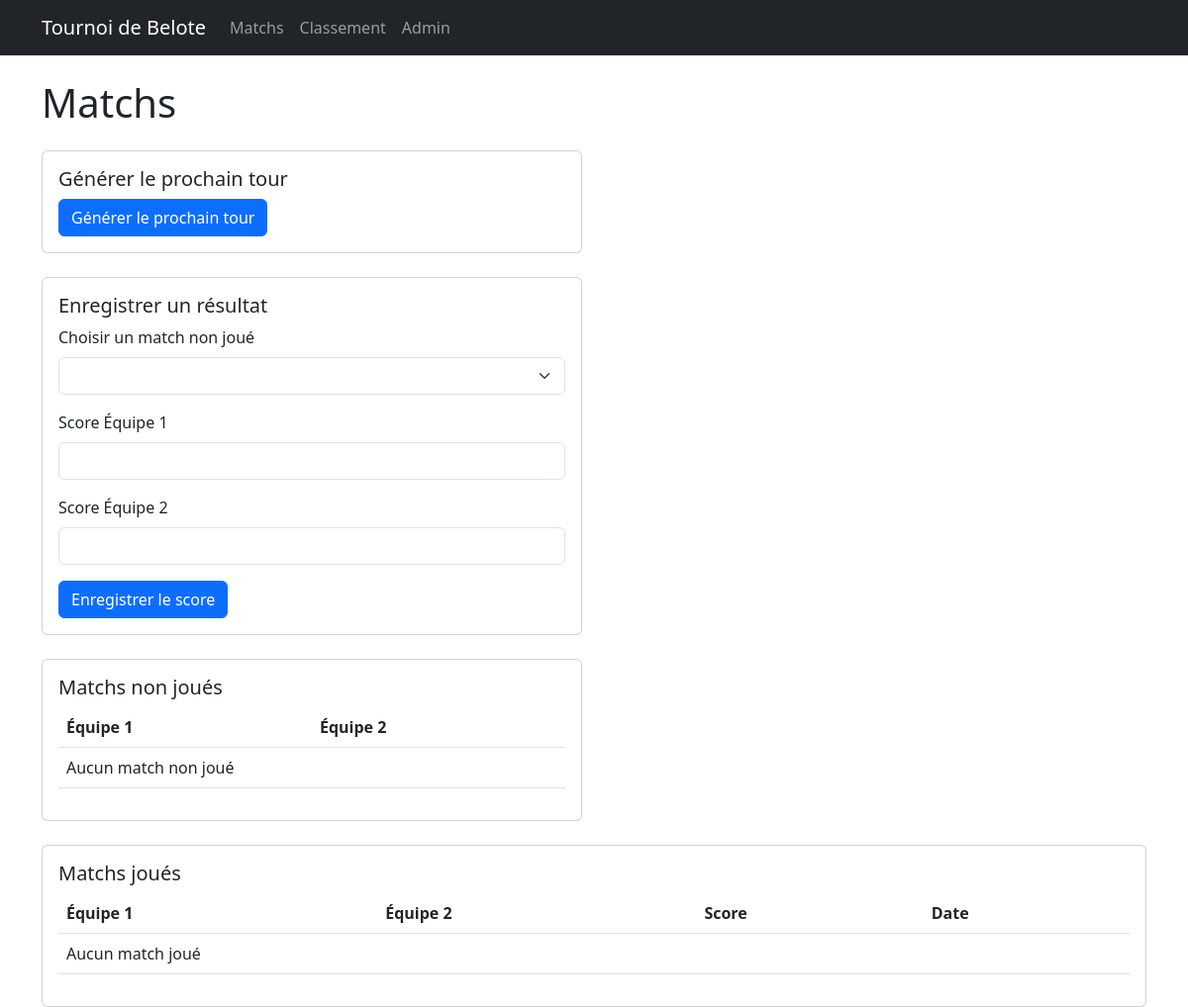
Page /matches on the earlier database version.
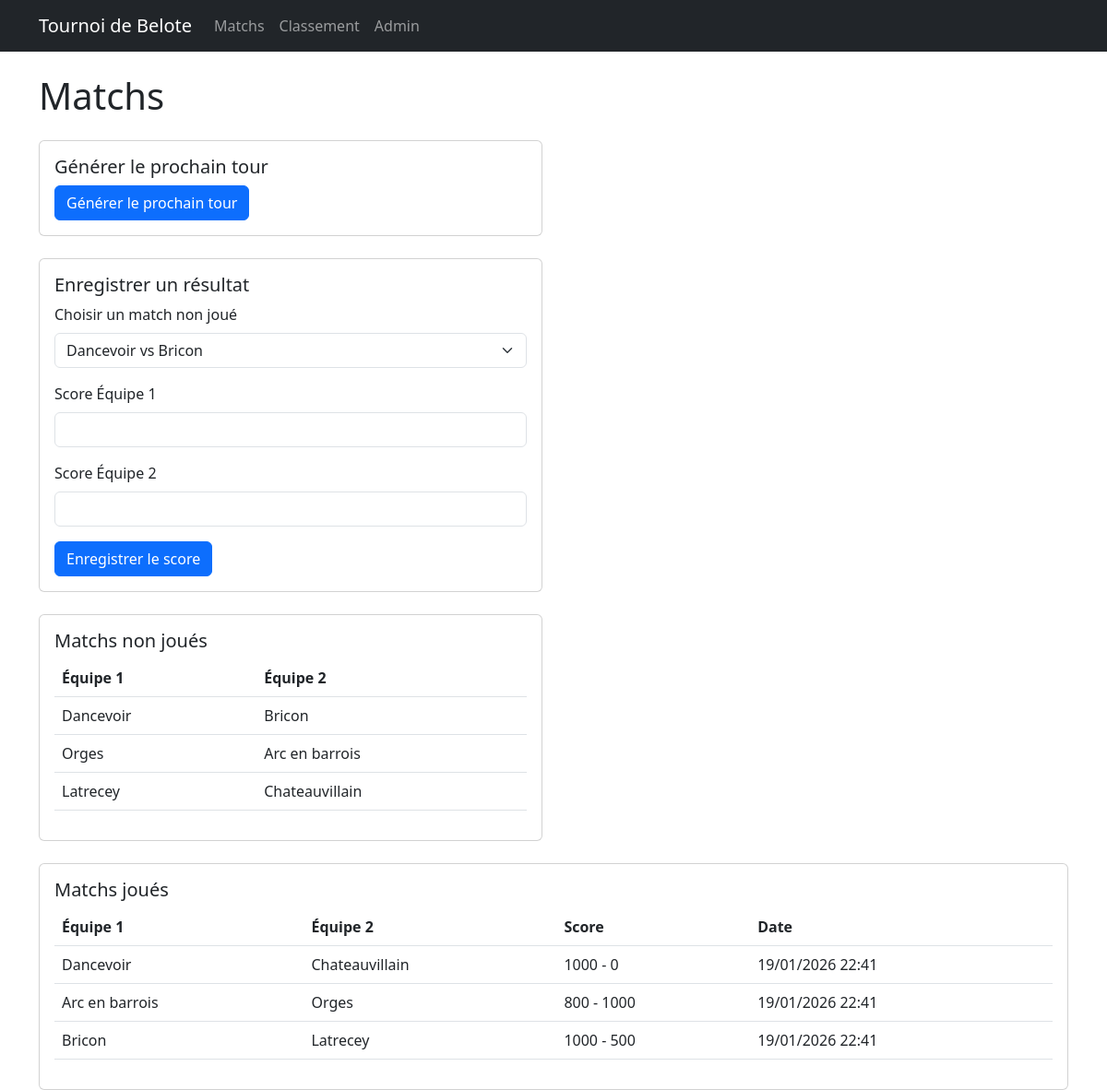
Same page on the later database version.
### models/team.py (models this page shows, shortened)
class Team(db.Model):
    __tablename__ = 'teams'
    id = db.Column(db.Integer, primary_key=True)
    name = db.Column(db.String(80), unique=True, nullable=False)
    points = db.Column(db.Integer, default=0)
    matches_played = db.Column(db.Integer, default=0)
    points_for = db.Column(db.Integer, default=0)
    points_against = db.Column(db.Integer, default=0)
    players = db.relationship('Player', backref='team', lazy=True)

### models/match.py (models this page shows, shortened)
class Match(db.Model):
    __tablename__ = 'matches'
    id = db.Column(db.Integer, primary_key=True)
    team1_id = db.Column(db.Integer, db.ForeignKey('teams.id'), nullable=False)
    team2_id = db.Column(db.Integer, db.ForeignKey('teams.id'), nullable=False)
    score1 = db.Column(db.Integer, nullable=True)
    score2 = db.Column(db.Integer, nullable=True)
    date = db.Column(db.String(20), nullable=True)

### app.py (the view, shortened to what this page needs)
@app.route('/matches', methods=['GET', 'POST'])
def matches():
    unplayed_matches = []
    for match in tournament.get_unplayed_matches():
        team1 = Team.query.get(match.team1_id)
        team2 = Team.query.get(match.team2_id)
        unplayed_matches.append({
            'team1': team1.name,
            'team2': team2.name,
            'match_id': match.id
        })
    played_matches = []
    for match in tournament.get_played_matches():
        team1 = Team.query.get(match.team1_id)
        team2 = Team.query.get(match.team2_id)
        played_matches.append({
            'team1': team1.name,
            'team2': team2.name,
            'score1': match.score1,
            'score2': match.score2,
            'date': match.date
        })
    return render_template('matches.html', unplayed_matches=unplayed_matches, played_matches=played_matches)

### models/tournament.py (called while the page is built)
    def get_unplayed_matches(self):
        return Match.query.filter(Match.score1.is_(None)).all()

    def get_played_matches(self):
        return Match.query.filter(Match.score1.isnot(None)).all()

### templates/matches.html (shortened to what this page needs)
{% extends "base.html" %}
{% block content %}
    <h1 class="mb-4">Matchs</h1>
    <div class="row">
        <div class="col-md-6">
            <div class="card mb-4">
                <div class="card-body">
                    <h5 class="card-title">Générer le prochain tour</h5>
                    <form method="POST">
                        <button type="submit" name="generate_next_round" class="btn btn-primary">Générer le prochain tour</button>
                    </form>
                </div>
            </div>
            <div class="card mb-4">
                <div class="card-body">
                    <h5 class="card-title">Enregistrer un résultat</h5>
                    <form method="POST">
                        <div class="mb-3">
                            <label for="match" class="form-label">Choisir un match non joué</label>
                            <select class="form-select" id="match" name="match" required>
                                {% for match in unplayed_matches %}
                                    <option value="{{ match.team1 }} vs {{ match.team2 }}">{{ match.team1 }} vs {{ match.team2 }}</option>
                                {% endfor %}
                            </select>
                        </div>
                        <div class="mb-3">
                            <label for="score1" class="form-label">Score Équipe 1</label>
                            <input type="number" class="form-control" id="score1" name="score1" required>
                        </div>
                        <div class="mb-3">
                            <label for="score2" class="form-label">Score Équipe 2</label>
                            <input type="number" class="form-control" id="score2" name="score2" required>
                        </div>
                        <button type="submit" name="record_match" class="btn btn-primary">Enregistrer le score</button>
                    </form>
                </div>
            </div>
            <div class="card">
                <div class="card-body">
                    <h5 class="card-title">Matchs non joués</h5>
                    <table class="table">
                        <thead>
                            <tr>
                                <th>Équipe 1</th>
                                <th>Équipe 2</th>
                            </tr>
                        </thead>
                        <tbody>
                            {% for match in unplayed_matches %}
                                <tr>
                                    <td>{{ match.team1 }}</td>
                                    <td>{{ match.team2 }}</td>
                                </tr>
                            {% else %}
                                <tr>
                                    <td colspan="2">Aucun match non joué</td>
                                </tr>
                            {% endfor %}
                        </tbody>
                    </table>
                </div>
            </div>
        </div>
    </div>
    <div class="row mt-4">
        <div class="col-md-12">
            <div class="card">
                <div class="card-body">
                    <h5 class="card-title">Matchs joués</h5>
                    <table class="table">
                        <thead>
                            <tr>
                                <th>Équipe 1</th>
                                <th>Équipe 2</th>
                                <th>Score</th>
                                <th>Date</th>
                            </tr>
                        </thead>
                        <tbody>
                            {% for match in played_matches %}
                                <tr>
                                    <td>{{ match.team1 }}</td>
                                    <td>{{ match.team2 }}</td>
                                    <td>{{ match.score1 }} - {{ match.score2 }}</td>
                                    <td>{{ match.date }}</td>
                                </tr>
                            {% else %}
                                <tr>
                                    <td colspan="4">Aucun match joué</td>
                                </tr>
                            {% endfor %}
                        </tbody>
                    </table>
                </div>
            </div>
        </div>
    </div>
{% endblock %}

### templates/base.html (shortened to what this page needs)
<!DOCTYPE html>
<html lang="fr">
<head>
    <link href="https://cdn.jsdelivr.net/npm/bootstrap@5.3.0/dist/css/bootstrap.min.css" rel="stylesheet">
</head>
<body>
    <nav class="navbar navbar-expand-lg navbar-dark bg-dark">
        <div class="container">
            <a class="navbar-brand" href="{{ url_for('index') }}">Tournoi de Belote</a>
            <div class="collapse navbar-collapse">
                <ul class="navbar-nav me-auto">
                    <li class="nav-item">
                        <a class="nav-link" href="{{ url_for('matches') }}">Matchs</a>
                    </li>
                    <li class="nav-item">
                        <a class="nav-link" href="{{ url_for('ranking') }}">Classement</a>
                    </li>
                    <li class="nav-item">
                        <a class="nav-link" href="{{ url_for('admin') }}">Admin</a>
                    </li>
                </ul>
            </div>
        </div>
    </nav>
    <div class="container mt-4">
        {% block content %}{% endblock %}
    </div>
</body>
</html>

Differences in the rows shown:
now on this page (row edited): Team: match "Dancevoir vs Bricon", team1 "Dancevoir", team1 "Dancevoir"
added Team: team2 "Bricon", team1 "Bricon"
now on this page (row edited): Team: team1 "Orges", team2 "Orges"
added Team: team2 "Arc en barrois", team1 "Arc en barrois"
now on this page (row edited): Team: team1 "Latrecey", team2 "Latrecey"
now on this page (row edited): Team: team2 "Chateauvillain", team2 "Chateauvillain"
added Match: score1 "1000", date "19/01/2026 22:41"
added Match: score1 "800", score2 "1000", date "19/01/2026 22:41"
added Match: score1 "1000", score2 "500", date "19/01/2026 22:41"
Other differences:
new list line: "- 0"
text no longer shown: "Aucun match non joué Aucun match joué"
